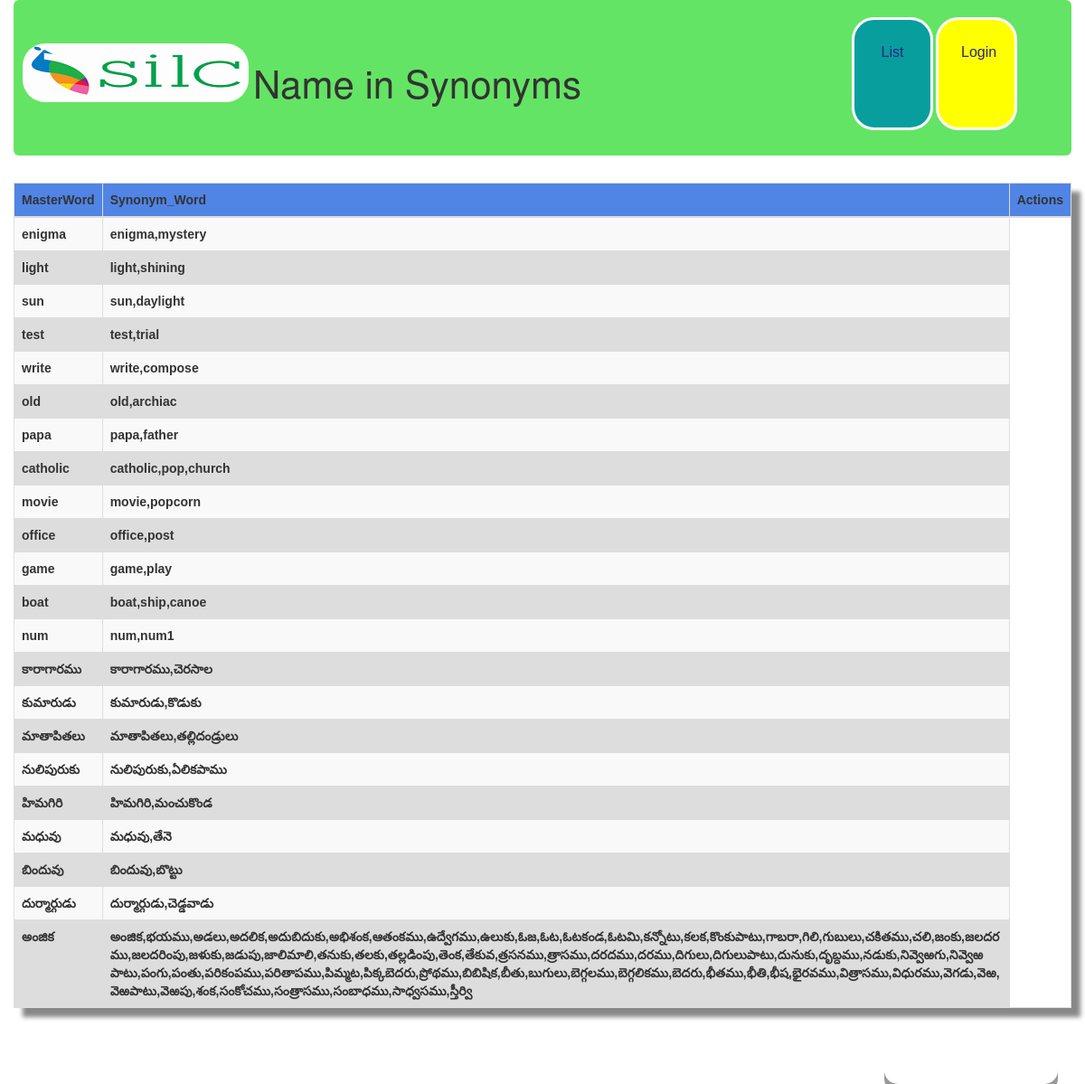
The app's page /list_synonyms.php with its own data.
### tables this page shows
CREATE TABLE `synonyms` (
  `SynID` int(11) NOT NULL,
  `SynonymWord` varchar(50) NOT NULL,
  `ClueID` int(11) DEFAULT NULL
);

### puzzleGenerator.php (called while the page is built, shortened)
<?php
	function getCluesArray ($db, $id) {
		$query = "SELECT SynonymWord FROM synonyms WHERE ClueID = ".$id;
        $stmt = $db->prepare($query);
        $stmt->execute();
        $stmt->store_result();
        $stmt->bind_result($thisSynID);
		$array = array();
		while($stmt->fetch()){
			array_push($array, $thisSynID);
		}
        return $array;
	}
?>

### list_synonyms.php (the view, shortened to what this page needs)
<!DOCTYPE html>
<html lang="en" xmlns="http://www.w3.org/1999/html">
<head>
    <link href="css/bootstrap.min.css" rel="stylesheet">
	<link href="css/style.css" rel="stylesheet">
    <link href="https://maxcdn.bootstrapcdn.com/bootstrap/3.3.7/css/bootstrap.min.css" rel="stylesheet"/>
	<link href="https://cdnjs.cloudflare.com/ajax/libs/datatables/1.10.12/css/dataTables.bootstrap.min.css" rel="stylesheet"/>
</head>
<body>
<div class="container">
	<div class="row">
		<?php
			include 'header.php';
		?>
    </div>
    <div class="row">
    <div id="demo">
	<?php
	include 'db_configuration.php';
	include 'puzzleGenerator.php';
	$query = "SELECT SynID,SynonymWord FROM synonyms where SynID = ClueID";
	$stmt = $db->prepare($query);
	$stmt->execute();
	$stmt->store_result();
	$stmt->bind_result($SynID,$SynonymWord);
			echo "<table id='listTable' class='datatable table table-striped table-bordered' >\n";
			echo "<thead>\n";
			echo "<tr>\n";
			echo "\t<th>MasterWord</th>\n";
            echo "\t<th>Synonym_Word</th>\n";
            echo "\t<th>Actions</th>\n";
			echo "</tr>\n";
			echo "</thead>\n";
			echo "<tbody>\n";
		while($stmt->fetch()) {
					echo "<tr>\n";
                        echo "\t<td>".$SynonymWord."</td>\n";
						$clueWordArray = getCluesArray($db,$SynID);
						echo "\t<td style='word-break: break-all;'>".implode(",",$clueWordArray)."</td>\n";
				echo "</tr>\n";
			}
			echo "</tbody>\n";
			echo "</table>\n";
    ?>
	</div>
	</div>
	<a class='sub' id='homesub' href="index.php">Return Home</a>
</div>
	</body>
</html>

### css/style.css (style rules this page uses)
table { font-family: arial, sans-serif; border-collapse: collapse; width: 100%; font-weight: bold; box-shadow: 10px 10px 5px #888888; background-color:black; }
td, th { border: 1px solid #dddddd; text-align: left; padding: 8px; }
th { background-color:#5084e5; }
tr:nth-child(even) { background-color: #dddddd; }
tr:nth-child(odd) { background-color: #f9f9f9; }
.sub { display: inline-block; padding: 15px 25px; font-size: 24px; cursor: pointer; text-align: center; text-decoration: none; outline: none; color: #fff; background-color: #4CAF50; border: none; border-radius: 15px; box-shadow: 0 9px #999; }
#homesub { float: right; background-color: white ; }
a { color: #171a1d; }

### records on screen
synonyms: SynonymWord "enigma", clueWordArray "enigma,mystery"
synonyms: SynonymWord "light", clueWordArray "light,shining"
synonyms: SynonymWord "sun", clueWordArray "sun,daylight"
synonyms: SynonymWord "test", clueWordArray "test,trial"
synonyms: SynonymWord "write", clueWordArray "write,compose"
synonyms: SynonymWord "old", clueWordArray "old,archiac"
synonyms: SynonymWord "papa", clueWordArray "papa,father"
synonyms: SynonymWord "catholic", clueWordArray "catholic,pop,church"
synonyms: SynonymWord "movie", clueWordArray "movie,popcorn"
synonyms: SynonymWord "office", clueWordArray "office,post"
synonyms: SynonymWord "game", clueWordArray "game,play"
synonyms: SynonymWord "boat", clueWordArray "boat,ship,canoe"
synonyms: SynonymWord "num", clueWordArray "num,num1"
synonyms: SynonymWord "కారాగారము", clueWordArray "కారాగారము,చెరసాల"
synonyms: SynonymWord "కుమారుడు", clueWordArray "కుమారుడు,కొడుకు"
synonyms: SynonymWord "మాతాపితలు", clueWordArray "మాతాపితలు,తల్లిదండ్రులు"
synonyms: SynonymWord "నులిపురుకు", clueWordArray "నులిపురుకు,ఏలికపాము"
synonyms: SynonymWord "హిమగిరి", clueWordArray "హిమగిరి,మంచుకొండ"
synonyms: SynonymWord "మధువు", clueWordArray "మధువు,తేనె"
synonyms: SynonymWord "బిందువు", clueWordArray "బిందువు,బొట్టు"
synonyms: SynonymWord "దుర్మార్గుడు", clueWordArray "దుర్మార్గుడు,చెడ్డవాడు"
synonyms: SynonymWord "అంజిక", clueWordArray "అంజిక,భయము,అడలు,అదలిక,అదుబిదుకు,అభిశంక,ఆతంకము,ఉద్వేగము,ఉలుకు,ఓజ,ఓట,ఓటకండ,ఓటమి,కన్నోటు,కలక,కొంకుపాటు,గాబరా,గిలి,గుబులు,చకితము,చలి,జంకు,జలదరము,జలదరింపు,జళుకు,జడుపు,జాలిమాలి,తనుకు,తలకు,తల్లడింపు,తెంక,తేకువ,త్రసనము,త్రాసము,దరదము,దరము,దిగులు,దిగులుపాటు,దునుకు,దృబ్దము,నడుకు,నివ్వెఱగు,నివ్వెఱపాటు,పంగు,పంతు,పరికంపము,పరితాపము,పిమ్మట,పిక్కబెదరు,ప్రోథము,బిబిషిక,బీతు,బుగులు,బెగ్గలము,బెగ్గలికము,బెదరు,భీతము,భీతి,భీష,భైరవము,విత్రాసము,విధురము,వెగడు,వెఱ,వెఱపాటు,వెఱపు,శంక,సంకోచము,సంత్రాసము,సంబాధము,సాధ్వసము,స్తీర్వి"
